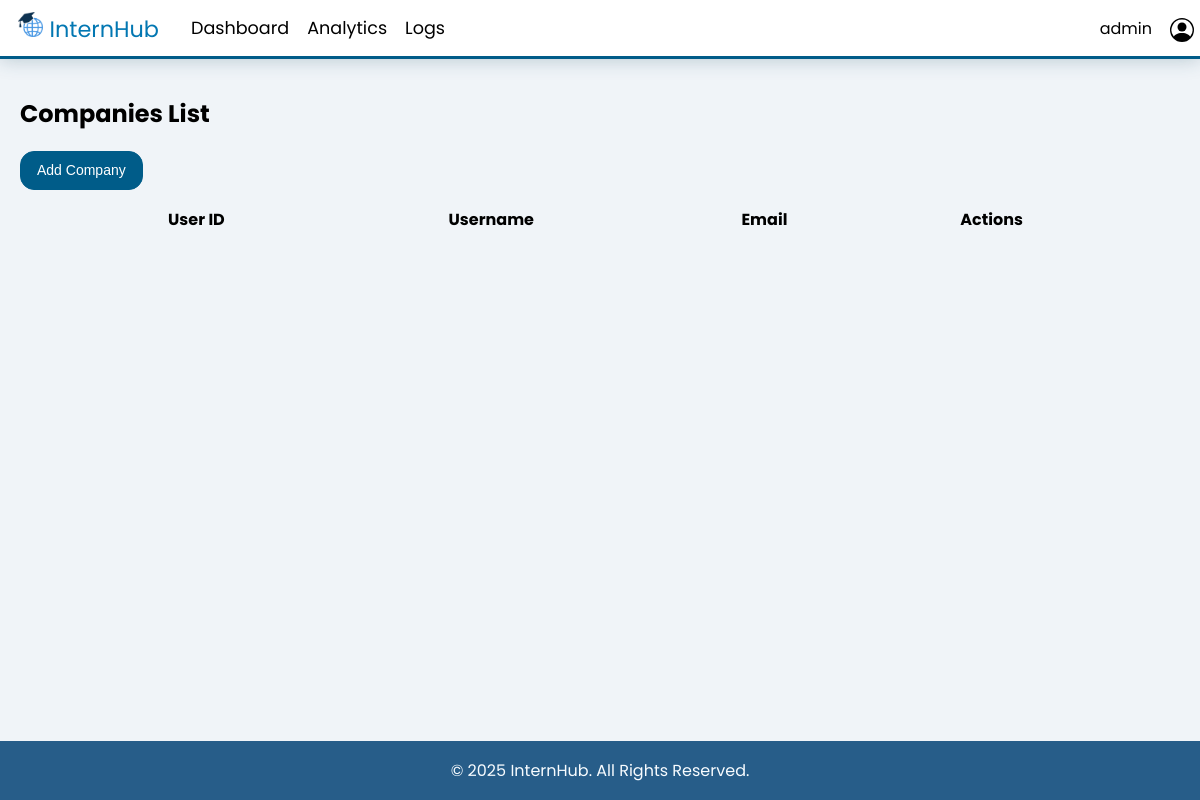
/pages/admin/tasks/companies.php (signed in), run on an earlier commit of the app's database.
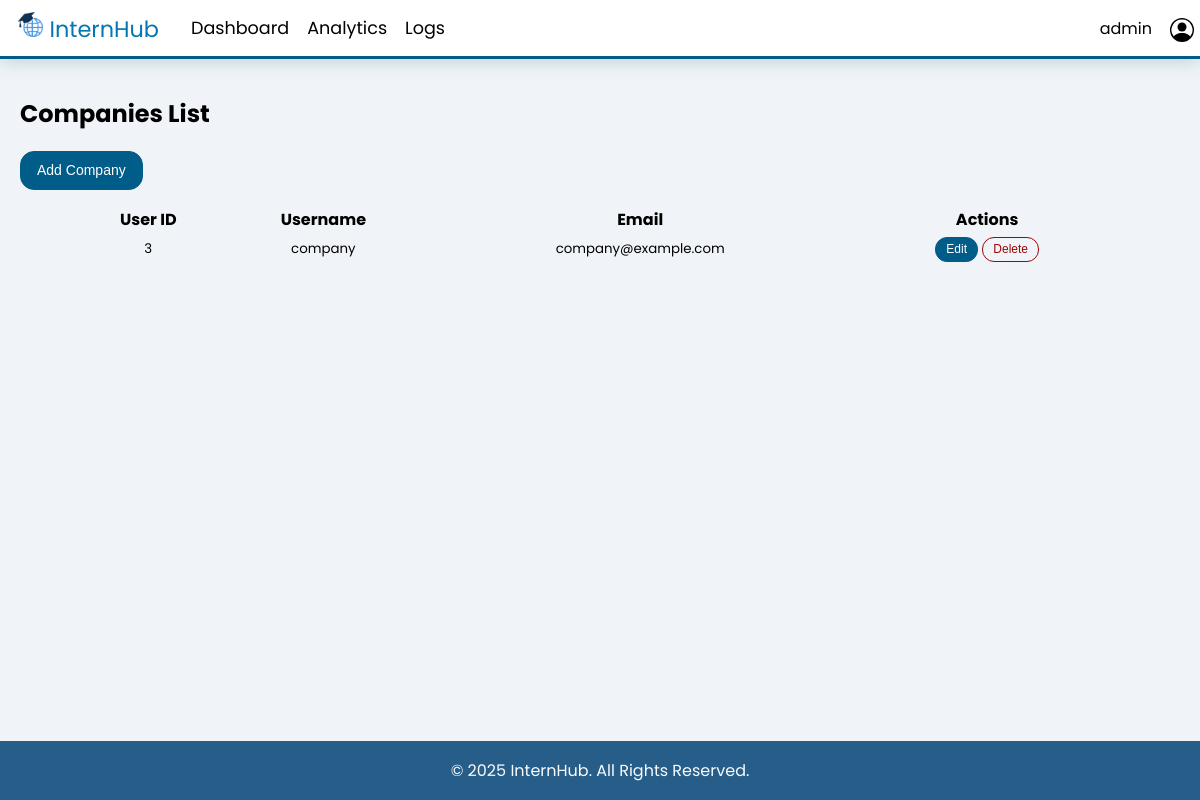
And on a later commit of the database.
### tables this page shows
CREATE TABLE users (
    user_id INT AUTO_INCREMENT PRIMARY KEY,
    username VARCHAR(50) NOT NULL UNIQUE,
    email VARCHAR(100) NOT NULL UNIQUE,
    password_hash VARCHAR(255) NOT NULL,
    user_type_id INT NOT NULL,
    last_login TIMESTAMP NULL,
    created_at TIMESTAMP DEFAULT CURRENT_TIMESTAMP,
    updated_at TIMESTAMP DEFAULT CURRENT_TIMESTAMP ON UPDATE CURRENT_TIMESTAMP,
    FOREIGN KEY (user_type_id) REFERENCES user_types(type_id)
);

### includes/config.php (called while the page is built, shortened)
<?php
function escape($data) {
    if (isset($data)) {
        return htmlspecialchars($data, ENT_QUOTES, 'UTF-8');
    } else {
        return '';
    }
}
?>

### pages/admin/tasks/companies.php (the view, shortened to what this page needs)
<?php
require_once '../../../includes/config.php';
require_once '../../../includes/header.php';
?>
<div class="admin-panel-tasks">
    <h2>Companies List</h2>
    <button onclick="document.getElementById('addCompanyForm').style.display='block'" class="btn btn-primary btn-rg mb-3">Add Company</button>
    <table width="90%" align="center" class="admin-task-table">
        <tr>
            <th>User ID</th>
            <th>Username</th>
            <th>Email</th>
            <th>Actions</th>
        </tr>
        <?php
        $stmt = $db->query("SELECT user_id, username, email FROM users WHERE user_type_id = 3");
        while ($user = $stmt->fetch(PDO::FETCH_ASSOC)) {
            echo "<tr data-userid='{$user['user_id']}' data-username='".escape($user['username'])."' data-email='".escape($user['email'])."' align='center' class='table-row'>
                    <td>".escape($user['user_id'])."</td>
                    <td>".escape($user['username'])."</td>
                    <td>".escape($user['email'])."</td>
                    <td>
                        <button class='edit-btn btn btn-primary btn-sm'>Edit</button>
                        <button class='delete-btn btn btn-danger btn-sm' data-userid='".escape($user['user_id'])."'>Delete</button>
                    </td>
                  </tr>";
        }
        ?>
    </table>
</div>
<?php require_once '../../../includes/footer.php'; ?>

What changed in the data, as far as the page shows it:
now on this page (row edited): users: user_id "3", username "company", email "company@example.com"
